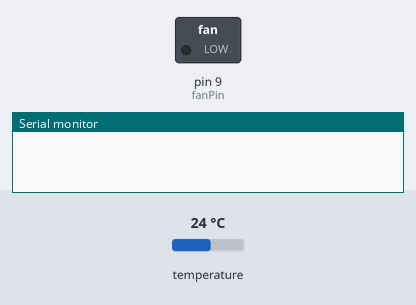
Bench run of a sketch on a simulated Arduino Uno, built with avr-gcc and run on an emulated ATmega328P. Shown: switched loads named in the sketch (green lamp = pin HIGH), the last lines printed to the serial monitor. The test bench sets the inputs (shaded band); at power-on: temperature 24 °C.

Above: at 0.1 s.
At 0.8 s:
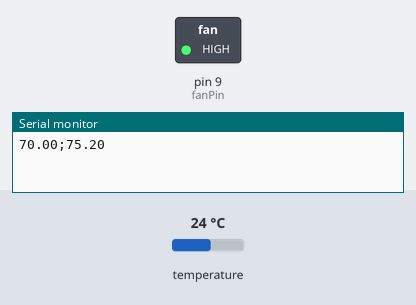
Timing chart, 0 to 2.3 s (numbered marks = the images above):
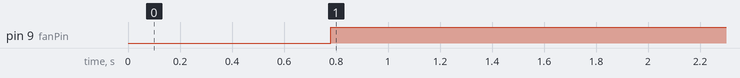

Measured:
- by itself, pin 9 (fanPin): LOW → HIGH at 0.78 s

The sketch:

basic_pcr_controller.ino
```cpp
//for PID, use PWM to have it be on some percent of the time
//#include <cmath>
#include <OneWire.h>
#include <DallasTemperature.h>
#define ONE_WIRE_BUS 2

int ssrPin = 7;
int fanPin = 9;

double goal = 70; //degrees F

OneWire oneWire(ONE_WIRE_BUS);
DallasTemperature sensors(&oneWire);

void setup() {
  // put your setup code here, to run once:
  Serial.begin(9600);
  pinMode(ssrPin, OUTPUT);
  pinMode(fanPin, OUTPUT);
  sensors.begin();
}

void loop() {
  sensors.requestTemperatures();
  double temp = sensors.getTempFByIndex(0);

  if(temp<goal) {
    digitalWrite(ssrPin, HIGH);
    digitalWrite(fanPin, LOW);
  } else {
    digitalWrite(ssrPin, LOW);
    digitalWrite(fanPin, HIGH);
  }

  //Serial.print("temperature is ");
  Serial.print(goal);
  Serial.print(";");
  Serial.print(temp);
  Serial.print("\n");
}
```
